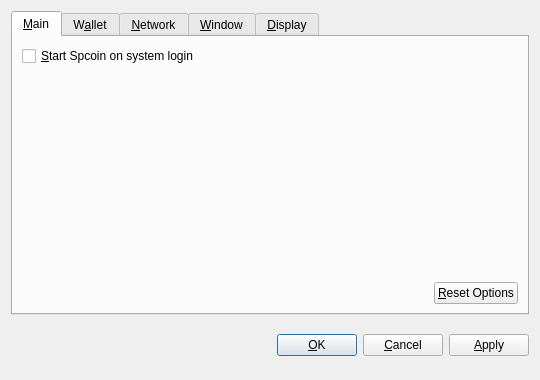
<?xml version="1.0" encoding="UTF-8"?>
<ui version="4.0">
 <class>OptionsDialog</class>
 <widget class="QDialog" name="OptionsDialog">
  <property name="geometry">
   <rect>
    <x>0</x>
    <y>0</y>
    <width>540</width>
    <height>380</height>
   </rect>
  </property>
  <property name="windowTitle">
   <string>Options</string>
  </property>
  <property name="modal">
   <bool>true</bool>
  </property>
  <layout class="QVBoxLayout" name="verticalLayout">
   <item>
    <widget class="QTabWidget" name="tabWidget">
     <property name="tabPosition">
      <enum>QTabWidget::North</enum>
     </property>
     <property name="currentIndex">
      <number>0</number>
     </property>
     <widget class="QWidget" name="tabMain">
      <attribute name="title">
       <string>&amp;Main</string>
      </attribute>
      <layout class="QVBoxLayout" name="verticalLayout_Main">
       <item>
        <widget class="QCheckBox" name="bitcoinAtStartup">
         <property name="toolTip">
          <string>Automatically start Spcoin after logging in to the system.</string>
         </property>
         <property name="text">
          <string>&amp;Start Spcoin on system login</string>
         </property>
        </widget>
       </item>
       <item>
        <spacer name="verticalSpacer_Main">
         <property name="orientation">
          <enum>Qt::Vertical</enum>
         </property>
         <property name="sizeHint" stdset="0">
          <size>
           <width>20</width>
           <height>40</height>
          </size>
         </property>
        </spacer>
       </item>
       <item>
        <layout class="QHBoxLayout" name="horizontalLayout_2_Main">
         <item>
          <spacer name="horizontalSpacer_2_Main">
           <property name="orientation">
            <enum>Qt::Horizontal</enum>
           </property>
           <property name="sizeHint" stdset="0">
            <size>
             <width>40</width>
             <height>20</height>
            </size>
           </property>
          </spacer>
         </item>
         <item>
          <widget class="QPushButton" name="resetButton">
           <property name="toolTip">
            <string>Reset all client options to default.</string>
           </property>
           <property name="text">
            <string>&amp;Reset Options</string>
           </property>
           <property name="autoDefault">
            <bool>false</bool>
           </property>
          </widget>
         </item>
        </layout>
       </item>
      </layout>
     </widget>
     <widget class="QWidget" name="tabWallet">
      <attribute name="title">
       <string>W&amp;allet</string>
      </attribute>
      <layout class="QVBoxLayout" name="verticalLayout_Network">
       <item>
        <widget class="QLabel" name="transactionFeeInfoLabel">
         <property name="text">
          <string>Optional transaction fee per kB that helps make sure your transactions are processed quickly. Most transactions are 1 kB.</string>
         </property>
         <property name="textFormat">
          <enum>Qt::PlainText</enum>
         </property>
         <property name="wordWrap">
          <bool>true</bool>
         </property>
        </widget>
       </item>
       <item>
        <layout class="QHBoxLayout" name="horizontalLayout_1_Main">
         <item>
          <widget class="QLabel" name="transactionFeeLabel">
           <property name="text">
            <string>Pay transaction &amp;fee</string>
           </property>
           <property name="textFormat">
            <enum>Qt::PlainText</enum>
           </property>
           <property name="buddy">
            <cstring>transactionFee</cstring>
           </property>
          </widget>
         </item>
         <item>
          <widget class="BitcoinAmountField" name="transactionFee"/>
         </item>
         <item>
          <spacer name="horizontalSpacer_1_Main">
           <property name="orientation">
            <enum>Qt::Horizontal</enum>
           </property>
           <property name="sizeHint" stdset="0">
            <size>
             <width>40</width>
             <height>20</height>
            </size>
           </property>
          </spacer>
         </item>
        </layout>
       </item>
       <item>
        <widget class="QLabel" name="label">
         <property name="text">
          <string>If you disable the spending of unconfirmed change, the change from a transaction cannot be used until that transaction has at least one confirmation. This also affects how your balance is computed.</string>
         </property>
         <property name="wordWrap">
          <bool>true</bool>
         </property>
        </widget>
       </item>
       <item>
        <widget class="QCheckBox" name="spendZeroConfChange">
         <property name="text">
          <string>Spend unconfirmed change  (experts only)</string>
         </property>
        </widget>
       </item>
       <item>
        <spacer name="verticalSpacer">
         <property name="orientation">
          <enum>Qt::Vertical</enum>
         </property>
         <property name="sizeHint" stdset="0">
          <size>
           <width>20</width>
           <height>40</height>
          </size>
         </property>
        </spacer>
       </item>
      </layout>
     </widget>
     <widget class="QWidget" name="tabNetwork">
      <attribute name="title">
       <string>&amp;Network</string>
      </attribute>
      <layout class="QVBoxLayout" name="verticalLayout_Network">
       <item>
        <widget class="QCheckBox" name="mapPortUpnp">
         <property name="toolTip">
          <string>Automatically open the Spcoin client port on the router. This only works when your router supports UPnP and it is enabled.</string>
         </property>
         <property name="text">
          <string>Map port using &amp;UPnP</string>
         </property>
        </widget>
       </item>
       <item>
        <widget class="QCheckBox" name="connectSocks">
         <property name="toolTip">
          <string>Connect to the Spcoin network through a SOCKS proxy (e.g. when connecting through Tor).</string>
         </property>
         <property name="text">
          <string>&amp;Connect through SOCKS proxy:</string>
         </property>
        </widget>
       </item>
       <item>
        <layout class="QHBoxLayout" name="horizontalLayout_Network">
         <item>
          <widget class="QLabel" name="proxyIpLabel">
           <property name="text">
            <string>Proxy &amp;IP:</string>
           </property>
           <property name="textFormat">
            <enum>Qt::PlainText</enum>
           </property>
           <property name="buddy">
            <cstring>proxyIp</cstring>
           </property>
          </widget>
         </item>
         <item>
          <widget class="QValidatedLineEdit" name="proxyIp">
           <property name="maximumSize">
            <size>
             <width>140</width>
             <height>16777215</height>
            </size>
           </property>
           <property name="toolTip">
            <string>IP address of the proxy (e.g. 127.0.0.1)</string>
           </property>
          </widget>
         </item>
         <item>
          <widget class="QLabel" name="proxyPortLabel">
           <property name="text">
            <string>&amp;Port:</string>
           </property>
           <property name="textFormat">
            <enum>Qt::PlainText</enum>
           </property>
           <property name="buddy">
            <cstring>proxyPort</cstring>
           </property>
          </widget>
         </item>
         <item>
          <widget class="QLineEdit" name="proxyPort">
           <property name="maximumSize">
            <size>
             <width>55</width>
             <height>16777215</height>
            </size>
           </property>
           <property name="toolTip">
            <string>Port of the proxy (e.g. 9050)</string>
           </property>
          </widget>
         </item>
         <item>
          <widget class="QLabel" name="socksVersionLabel">
           <property name="text">
            <string>SOCKS &amp;Version:</string>
           </property>
           <property name="textFormat">
            <enum>Qt::PlainText</enum>
           </property>
           <property name="buddy">
            <cstring>socksVersion</cstring>
           </property>
          </widget>
         </item>
         <item>
          <widget class="QValueComboBox" name="socksVersion">
           <property name="toolTip">
            <string>SOCKS version of the proxy (e.g. 5)</string>
           </property>
          </widget>
         </item>
         <item>
          <spacer name="horizontalSpacer_Network">
           <property name="orientation">
            <enum>Qt::Horizontal</enum>
           </property>
           <property name="sizeHint" stdset="0">
            <size>
             <width>40</width>
             <height>20</height>
            </size>
           </property>
          </spacer>
         </item>
        </layout>
       </item>
       <item>
        <spacer name="verticalSpacer_Network">
         <property name="orientation">
          <enum>Qt::Vertical</enum>
         </property>
         <property name="sizeHint" stdset="0">
          <size>
           <width>20</width>
           <height>40</height>
          </size>
         </property>
        </spacer>
       </item>
      </layout>
     </widget>
     <widget class="QWidget" name="tabWindow">
      <attribute name="title">
       <string>&amp;Window</string>
      </attribute>
      <layout class="QVBoxLayout" name="verticalLayout_Window">
       <item>
        <widget class="QCheckBox" name="minimizeToTray">
         <property name="toolTip">
          <string>Show only a tray icon after minimizing the window.</string>
         </property>
         <property name="text">
          <string>&amp;Minimize to the tray instead of the taskbar</string>
         </property>
        </widget>
       </item>
       <item>
        <widget class="QCheckBox" name="minimizeOnClose">
         <property name="toolTip">
          <string>Minimize instead of exit the application when the window is closed. When this option is enabled, the application will be closed only after selecting Quit in the menu.</string>
         </property>
         <property name="text">
          <string>M&amp;inimize on close</string>
         </property>
        </widget>
       </item>
       <item>
        <spacer name="verticalSpacer_Window">
         <property name="orientation">
          <enum>Qt::Vertical</enum>
         </property>
         <property name="sizeHint" stdset="0">
          <size>
           <width>20</width>
           <height>40</height>
          </size>
         </property>
        </spacer>
       </item>
      </layout>
     </widget>
     <widget class="QWidget" name="tabDisplay">
      <attribute name="title">
       <string>&amp;Display</string>
      </attribute>
      <layout class="QVBoxLayout" name="verticalLayout_Display">
       <item>
        <layout class="QHBoxLayout" name="horizontalLayout_1_Display">
         <item>
          <widget class="QLabel" name="langLabel">
           <property name="text">
            <string>User Interface &amp;language:</string>
           </property>
           <property name="textFormat">
            <enum>Qt::PlainText</enum>
           </property>
           <property name="buddy">
            <cstring>lang</cstring>
           </property>
          </widget>
         </item>
         <item>
          <widget class="QValueComboBox" name="lang">
           <property name="toolTip">
            <string>The user interface language can be set here. This setting will take effect after restarting Spcoin.</string>
           </property>
          </widget>
         </item>
        </layout>
       </item>
       <item>
        <layout class="QHBoxLayout" name="horizontalLayout_2_Display">
         <item>
          <widget class="QLabel" name="unitLabel">
           <property name="text">
            <string>&amp;Unit to show amounts in:</string>
           </property>
           <property name="textFormat">
            <enum>Qt::PlainText</enum>
           </property>
           <property name="buddy">
            <cstring>unit</cstring>
           </property>
          </widget>
         </item>
         <item>
          <widget class="QValueComboBox" name="unit">
           <property name="toolTip">
            <string>Choose the default subdivision unit to show in the interface and when sending coins.</string>
           </property>
          </widget>
         </item>
        </layout>
       </item>
       <item>
        <widget class="QCheckBox" name="displayAddresses">
         <property name="toolTip">
          <string>Whether to show Spcoin addresses in the transaction list or not.</string>
         </property>
         <property name="text">
          <string>&amp;Display addresses in transaction list</string>
         </property>
        </widget>
       </item>
       <item>
        <widget class="QCheckBox" name="coinControlFeatures">
         <property name="toolTip">
          <string>Whether to show coin control features or not.</string>
         </property>
         <property name="text">
          <string>Display coin &amp;control features (experts only!)</string>
         </property>
        </widget>
       </item>
       <item>
        <spacer name="verticalSpacer_Display">
         <property name="orientation">
          <enum>Qt::Vertical</enum>
         </property>
         <property name="sizeHint" stdset="0">
          <size>
           <width>20</width>
           <height>40</height>
          </size>
         </property>
        </spacer>
       </item>
      </layout>
     </widget>
    </widget>
   </item>
   <item>
    <layout class="QHBoxLayout" name="horizontalLayout_Buttons">
     <item>
      <spacer name="horizontalSpacer_1">
       <property name="orientation">
        <enum>Qt::Horizontal</enum>
       </property>
       <property name="sizeHint" stdset="0">
        <size>
         <width>40</width>
         <height>48</height>
        </size>
       </property>
      </spacer>
     </item>
     <item>
      <widget class="QLabel" name="statusLabel">
       <property name="font">
        <font>
         <weight>75</weight>
         <bold>true</bold>
        </font>
       </property>
       <property name="text">
        <string/>
       </property>
       <property name="textFormat">
        <enum>Qt::PlainText</enum>
       </property>
       <property name="wordWrap">
        <bool>true</bool>
       </property>
      </widget>
     </item>
     <item>
      <spacer name="horizontalSpacer_2">
       <property name="orientation">
        <enum>Qt::Horizontal</enum>
       </property>
       <property name="sizeHint" stdset="0">
        <size>
         <width>40</width>
         <height>48</height>
        </size>
       </property>
      </spacer>
     </item>
     <item>
      <widget class="QPushButton" name="okButton">
       <property name="text">
        <string>&amp;OK</string>
       </property>
      </widget>
     </item>
     <item>
      <widget class="QPushButton" name="cancelButton">
       <property name="text">
        <string>&amp;Cancel</string>
       </property>
       <property name="autoDefault">
        <bool>false</bool>
       </property>
      </widget>
     </item>
     <item>
      <widget class="QPushButton" name="applyButton">
       <property name="text">
        <string>&amp;Apply</string>
       </property>
       <property name="autoDefault">
        <bool>false</bool>
       </property>
      </widget>
     </item>
    </layout>
   </item>
  </layout>
 </widget>
 <customwidgets>
  <customwidget>
   <class>BitcoinAmountField</class>
   <extends>QSpinBox</extends>
   <header>bitcoinamountfield.h</header>
  </customwidget>
  <customwidget>
   <class>QValueComboBox</class>
   <extends>QComboBox</extends>
   <header>qvaluecombobox.h</header>
  </customwidget>
  <customwidget>
   <class>QValidatedLineEdit</class>
   <extends>QLineEdit</extends>
   <header>qvalidatedlineedit.h</header>
  </customwidget>
 </customwidgets>
 <resources/>
 <connections/>
</ui>
